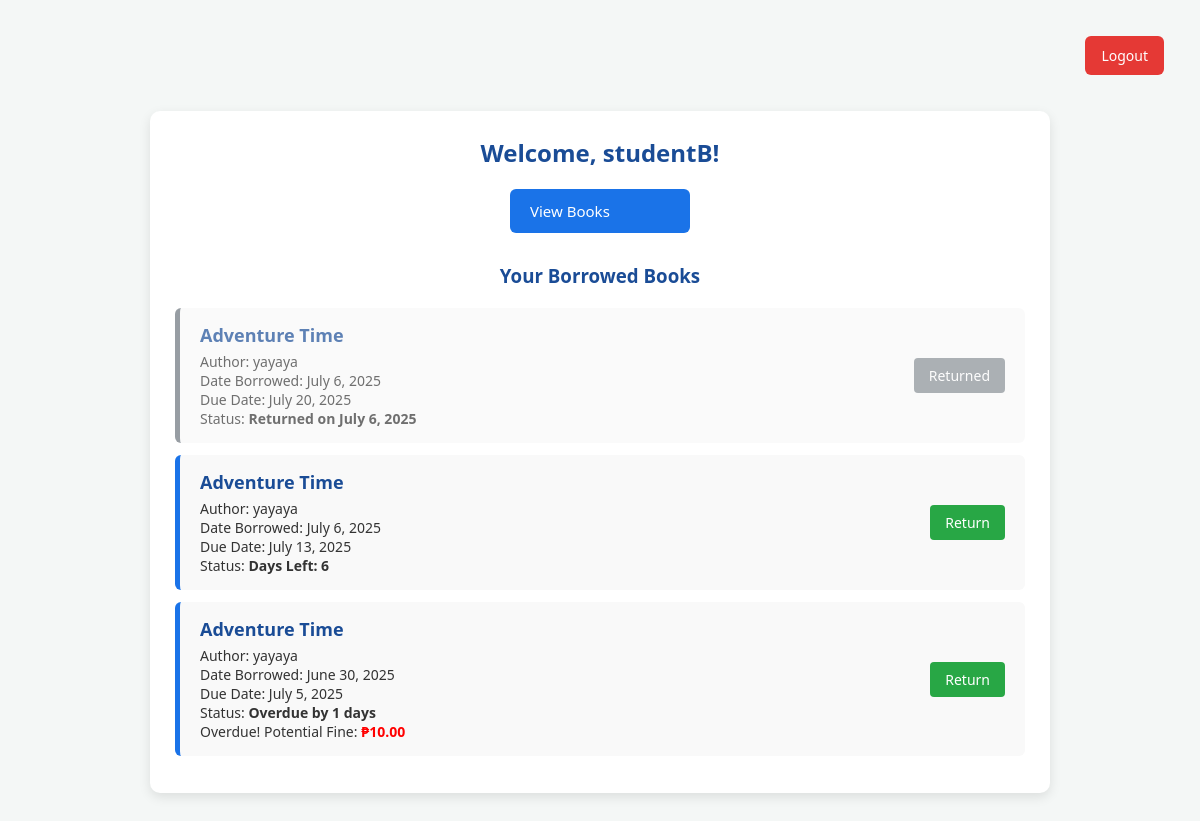
Page /dashboard.php (signed in) on the committed database.
### tables this page shows
CREATE TABLE `borrowings` (
  `borrow_id` int(11) NOT NULL,
  `book_id` varchar(40) NOT NULL,
  `user_id` int(11) NOT NULL,
  `borrow_date` date NOT NULL,
  `due_date` date NOT NULL,
  `return_date` date DEFAULT NULL,
  `fine_amount` decimal(10,2) NOT NULL DEFAULT 0.00,
  `status` enum('borrowed','returned','overdue','') NOT NULL DEFAULT 'borrowed'
);

CREATE TABLE `books` (
  `book_id` varchar(40) NOT NULL,
  `title` varchar(255) NOT NULL,
  `author` varchar(255) NOT NULL,
  `month_published` varchar(20) DEFAULT NULL,
  `year_published` int(11) NOT NULL,
  `category` varchar(50) NOT NULL,
  `cover_image` varchar(255) DEFAULT NULL,
  `date_added` date NOT NULL,
  `count_in_library` int(11) NOT NULL DEFAULT 0,
  `available_copies` int(11) NOT NULL DEFAULT 0,
  `status` enum('available','borrowed','archived','') NOT NULL DEFAULT 'available'
);

### dashboard.php (the view, shortened to what this page needs)
<?php
include "db.php";
$username = $_SESSION['username'];
$user_id = $_SESSION['user_id'];
$query = "
    SELECT b.title, b.author, br.borrow_date, br.due_date, br.return_date, br.fine_amount, br.borrow_id, br.book_id
    FROM borrowings br
    JOIN books b ON br.book_id = b.book_id
    WHERE br.user_id = ?
    ORDER BY br.borrow_date DESC
";
$stmt = $conn->prepare($query);
$stmt->bind_param("i", $user_id);
$stmt->execute();
$result = $stmt->get_result();
?>
<!DOCTYPE html>
<html>
<head>
    <link rel="stylesheet" href="style.css">
</head>
<body>
    <div class="logout-top">
        <a href="logout.php">Logout</a>
    </div>
    <div class="container dashboard-box">
        <h2>Welcome, <?php echo htmlspecialchars($username); ?>!</h2>
        <div class="button-grid">
            <a href="view_books.php" class="dash-button">View Books</a>
        </div>
        <h3>Your Borrowed Books</h3>
        <?php if ($result->num_rows > 0): ?>
            <?php while ($row = $result->fetch_assoc()): ?>
                <?php
                $borrowed_date = new DateTime($row['borrow_date']);
                $due_date = new DateTime($row['due_date']);
                $today = new DateTime();
                $is_returned = ($row['return_date'] !== null);
                $status_text = "Not Returned";
                $fine_display = "";
                $card_class = "";
                if ($is_returned) {
                    $status_text = "Returned on " . (new DateTime($row['return_date']))->format('F j, Y');
                    $card_class = "returned";
                } else {
                    if ($today > $due_date) {
                        $interval = $today->diff($due_date);
                        $overdue_days = $interval->days;
                        $potential_fine = $overdue_days * 10;
                        $fine_display = "Overdue! Potential Fine: <span class='fine'>₱" . number_format($potential_fine, 2) . "</span>";
                        $status_text = "Overdue by " . $overdue_days . " days";
                    } else {
                        $interval = $today->diff($due_date);
                        $remaining_days = $interval->days;
                        $status_text = ($remaining_days === 0) ? "Due Today" : "Days Left: " . $remaining_days;
                    }
                }
                ?>
                <div class="borrowed-card <?php echo $card_class; ?>">
                    <div class="borrowed-details">
                        <div class="borrowed-title"><?php echo htmlspecialchars($row['title']); ?></div>
                        <div class="meta">
                            Author: <?php echo htmlspecialchars($row['author']); ?><br>
                            Date Borrowed: <?php echo $borrowed_date->format('F j, Y'); ?><br>
                            Due Date: <?php echo $due_date->format('F j, Y'); ?><br>
                            Status: <strong><?php echo $status_text; ?></strong><br>
                            <?php echo $fine_display; ?>
                        </div>
                    </div>
                    <div class="borrowed-actions">
                        <?php if (!$is_returned): ?>
                            <form action="" method="POST" style="display:inline-block;"
                                  onsubmit="return confirmReturn('<?php echo htmlspecialchars($row['title']); ?>');">
                                <button type="submit" name="action" value="return" class="btn-return">Return</button>
                            </form>
                        <?php else: ?>
                            <button disabled class="btn-returned">Returned</button>
                        <?php endif; ?>
                    </div>
                </div>
            <?php endwhile; ?>
        <?php else: ?>
            <p>You have not borrowed any books.</p>
        <?php endif; ?>
    </div>
</body>
</html>

### style.css (style rules this page uses)
* { margin: 0; padding: 0; box-sizing: border-box; font-family: 'Segoe UI', Tahoma, Geneva, Verdana, sans-serif; }
body { background: #f4f7fb; color: #1f2a40; padding: 40px; }
.container { background: #ffffff; max-width: 500px; margin: auto; padding: 30px; border-radius: 10px; box-shadow: 0 4px 12px rgba(0, 60, 120, 0.1); transition: 0.3s ease-in-out; animation: fadeIn 0.4s ease-in-out; }
h1, h2 { color: #1a4c96; margin-bottom: 20px; text-align: center; }
button { background-color: #1a73e8; color: white; padding: 10px 20px; border: none; border-radius: 6px; cursor: pointer; font-size: 16px; transition: 0.3s; }
a { color: #1a73e8; text-decoration: none; }

### dashboard.php (style rules this page uses)
body { font-family: Arial, sans-serif; background-color: #f4f7f6; margin: 0; padding: 20px; color: #333; }
.logout-top { display: flex; justify-content: flex-end; padding: 16px; }
.logout-top a { background: #e53935; color: white; padding: 10px 16px; text-decoration: none; border-radius: 6px; font-size: 14px; transition: background 0.2s ease; }
.container { max-width: 900px; margin: 20px auto; padding: 25px; background-color: #ffffff; border-radius: 10px; box-shadow: 0 4px 12px rgba(0,0,0,0.1); }
h2, h3 { text-align: center; color: #1a4c96; margin-bottom: 20px; }
.button-grid { display: flex; flex-wrap: wrap; justify-content: center; gap: 14px; margin-bottom: 30px; }
.dash-button { background: #1a73e8; color: white; padding: 12px 20px; border: none; border-radius: 6px; font-size: 15px; cursor: pointer; text-decoration: none; transition: background 0.3s ease; min-width: 180px; }
.borrowed-card { display: flex; align-items: center; justify-content: space-between; background: #f9f9f9; border-left: 5px solid #1a73e8; padding: 15px 20px; margin-bottom: 12px; text-align: left; border-radius: 6px; }
.borrowed-card.returned { opacity: 0.7; border-left: 5px solid #6c757d; }
.borrowed-details { flex-grow: 1; }
.borrowed-title { font-weight: bold; color: #1a4c96; font-size: 18px; }
.meta { font-size: 14px; margin-top: 5px; color: #333; }
.fine { color: red; font-weight: bold; }
.btn-return { background-color: #28a745; color: white; padding: 8px 15px; border: none; border-radius: 4px; cursor: pointer; font-size: 14px; transition: background 0.3s ease; white-space: nowrap; }
.btn-returned { background-color: #6c757d; color: white; padding: 8px 15px; border: none; border-radius: 4px; font-size: 14px; cursor: not-allowed; opacity: 0.8; white-space: nowrap; }

### rows in the picture
borrowings: book.title "Adventure Time", book.author "yayaya", borrow_date "July 6, 2025", due_date "July 20, 2025", return_date "Returned on July 6, 2025"
borrowings: book.title "Adventure Time", book.author "yayaya", borrow_date "July 6, 2025", due_date "July 13, 2025", due_date "Days Left: 6"
borrowings: book.title "Adventure Time", book.author "yayaya", borrow_date "June 30, 2025", due_date "July 5, 2025", due_date "Overdue by 1 days"

### other values in the picture
$username "studentB"
